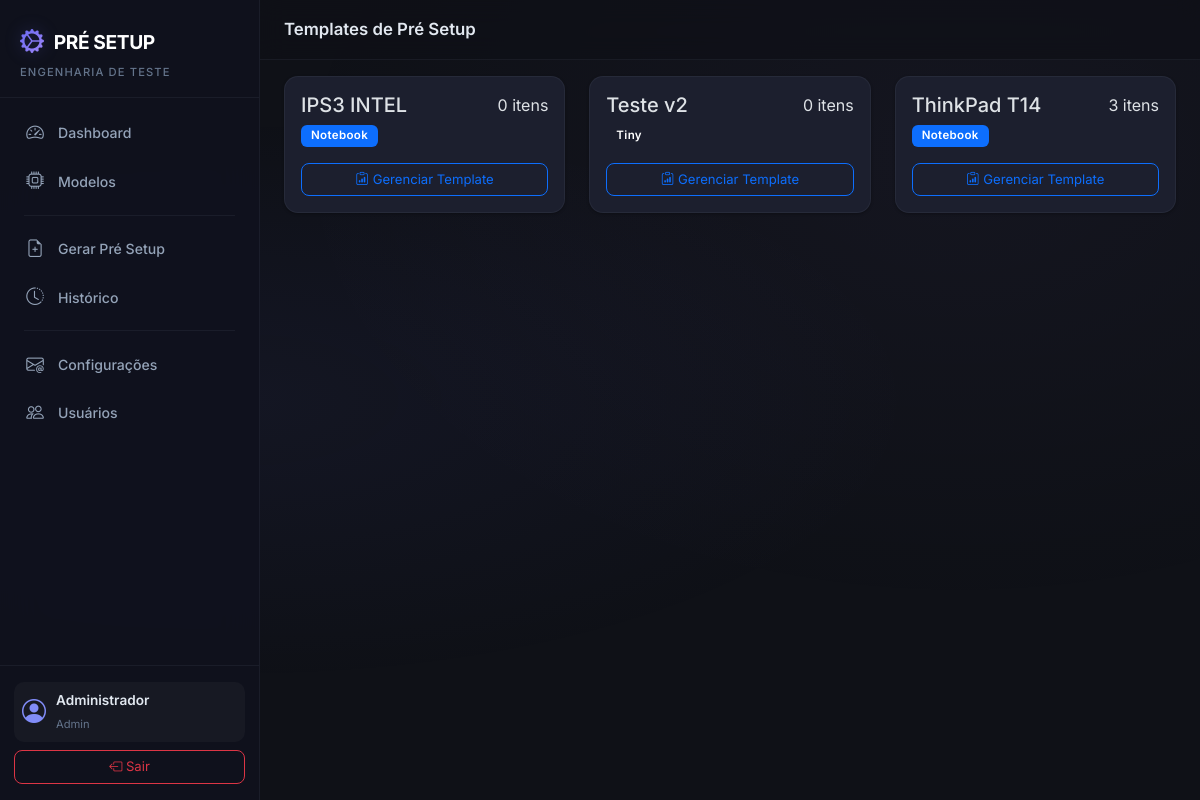
Page /templates/ (signed in) on the earlier database version.
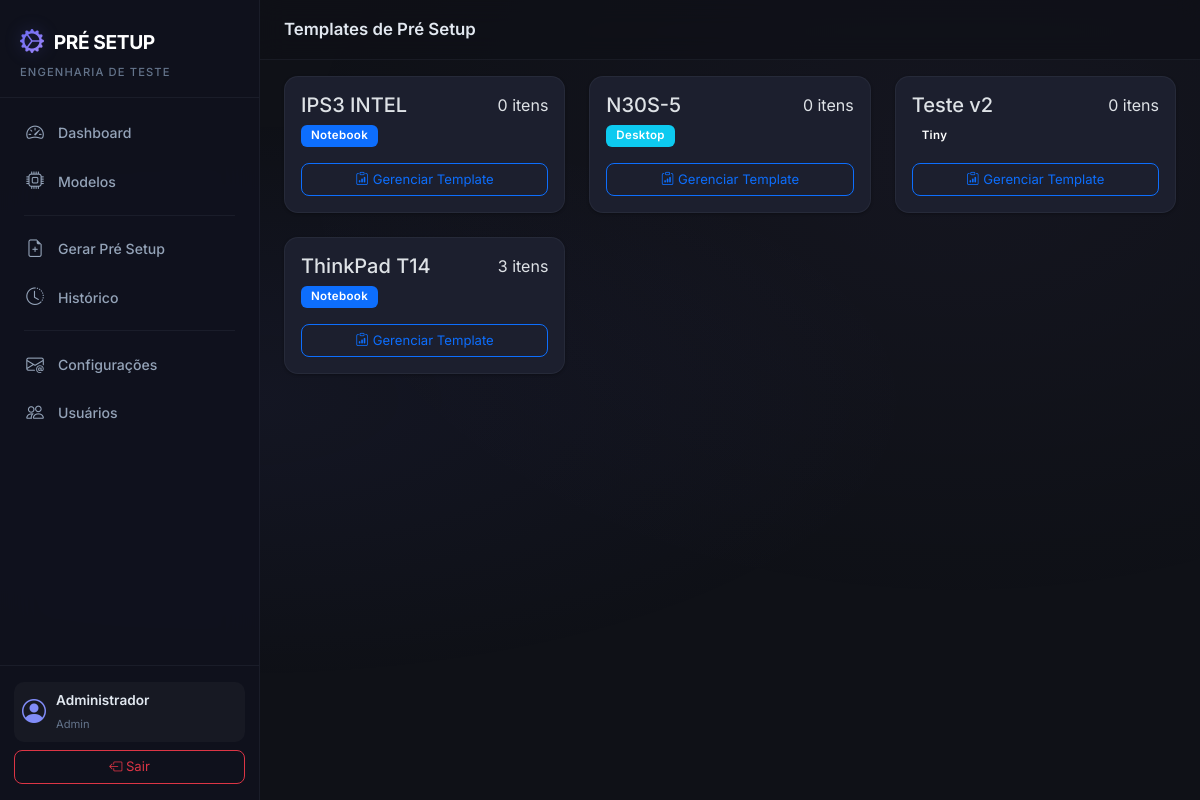
Same page on the later database version.
### app/models.py (models this page shows, shortened)
class ProductModel(db.Model):
    __tablename__ = 'product_models'
    id = db.Column(db.Integer, primary_key=True)
    name = db.Column(db.String(150), unique=True, nullable=False)
    product_type = db.Column(db.String(50), nullable=False)  # Notebook, Desktop, Tiny
    station = db.Column(db.String(50), nullable=True)  # FCT, SHELL, IO
    is_active = db.Column(db.Boolean, default=True)
    created_at = db.Column(db.DateTime, default=datetime.utcnow)
    template_items = db.relationship('TemplateItem', backref='product_model', lazy='dynamic',
                                     cascade='all, delete-orphan')
    items = db.relationship('Item', backref='product_model', lazy='dynamic',
                            cascade='all, delete-orphan')
    setups = db.relationship('PreSetup', backref='product_model', lazy='dynamic')

### app/templates_setup/routes.py (the view)
@templates_bp.route('/')
@login_required
def index():
    models = ProductModel.query.filter_by(is_active=True).order_by(ProductModel.name).all()
    return render_template('templates/index.html', models=models)

### app/models.py (called while the page is built)
@login_manager.user_loader
def load_user(user_id):
    return User.query.get(int(user_id))

    @property
    def is_active(self):
        return self.is_active_user

### app/templates/templates/index.html (shortened to what this page needs)
{% extends "base.html" %}
{% block page_title %}Templates de Pré Setup{% endblock %}
{% block content %}
<div class="row g-4">
    {% if models %}
        {% for model in models %}
        <div class="col-xl-4 col-md-6">
            <div class="card card-custom template-model-card">
                <div class="card-body">
                    <div class="d-flex justify-content-between align-items-start mb-3">
                        <div>
                            <h5 class="card-title mb-1">{{ model.name }}</h5>
                            <span class="badge
                                {% if model.product_type == 'Notebook' %}bg-primary
                                {% elif model.product_type == 'Desktop' %}bg-info
                                {% else %}bg-purple{% endif %}">
                                {{ model.product_type }}
                            </span>
                        </div>
                        <div class="template-count">
                            <span class="count-number">{{ model.template_items.count() }}</span>
                            <span class="count-label">itens</span>
                        </div>
                    </div>
                    <a href="{{ url_for('templates_setup.manage', model_id=model.id) }}"
                       class="btn btn-outline-primary btn-sm w-100">
                        <i class="bi bi-clipboard-data me-1"></i>Gerenciar Template
                    </a>
                </div>
            </div>
        </div>
        {% endfor %}
    {% endif %}
</div>
{% endblock %}

Differences in the rows shown:
added ProductModel: name "N30S-5", product_type "Desktop", template_items.count "0"
